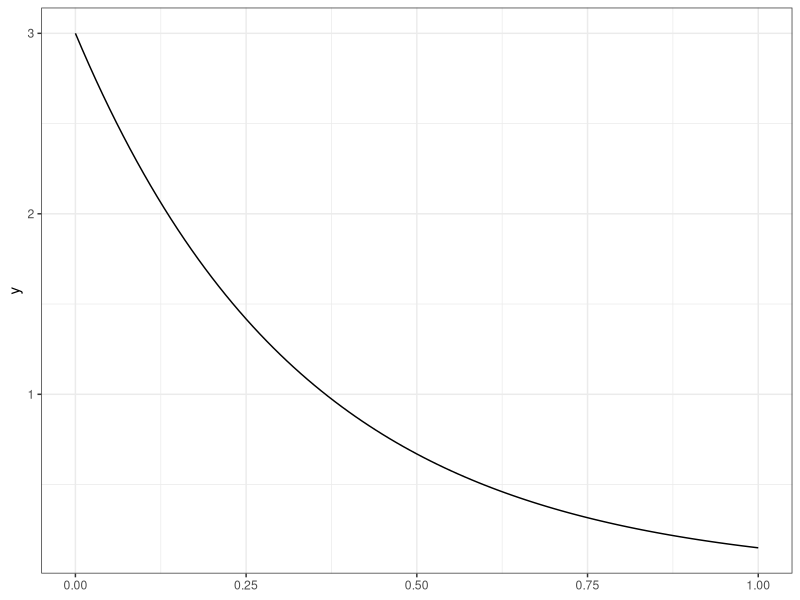
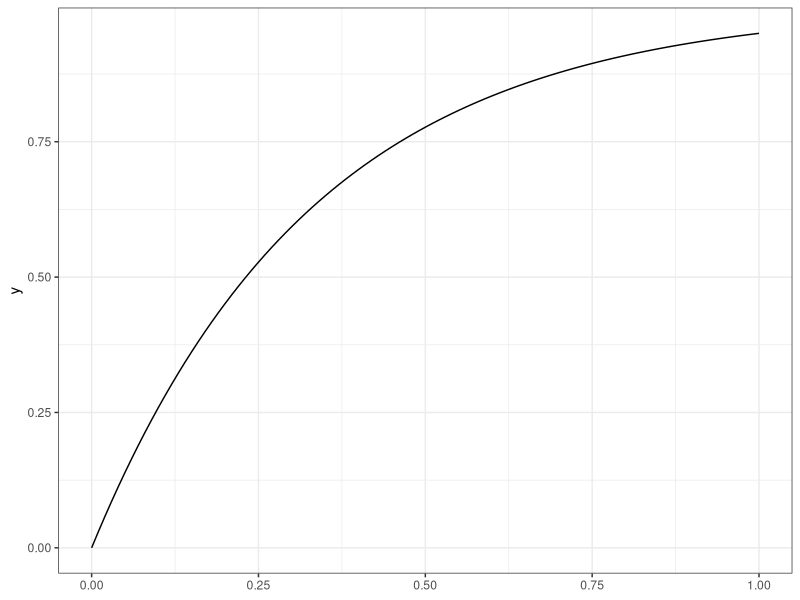
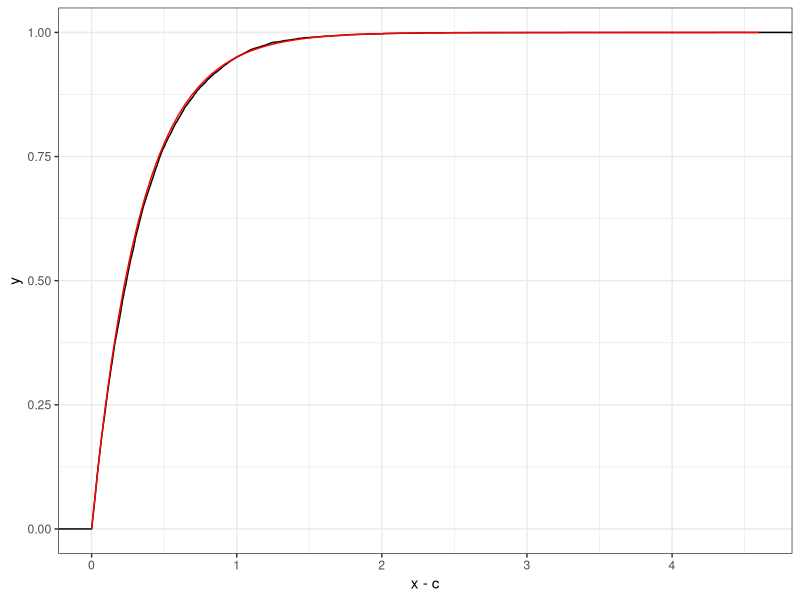
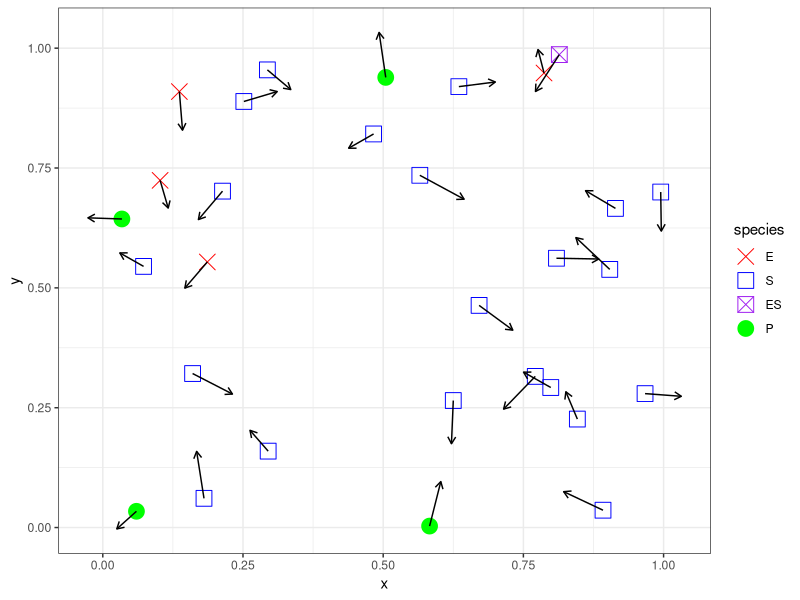
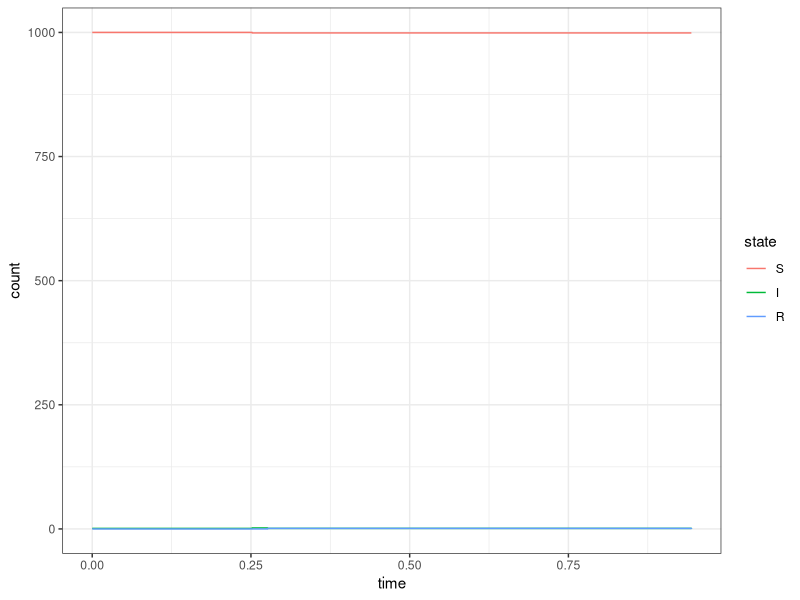
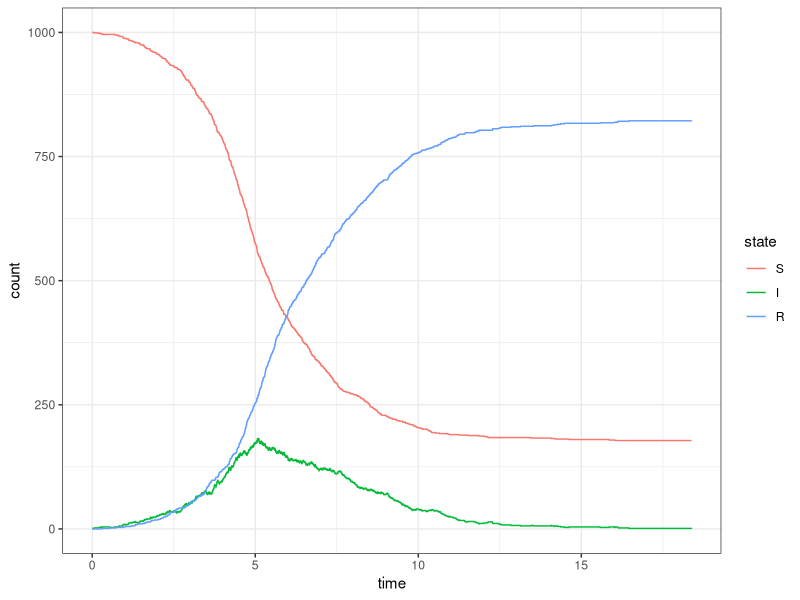

Reproduce these figures in R, in order.
## ---- chunk 1
knitr::opts_chunk$set(echo = TRUE)
## ---- chunk 2
library("tidyverse"); theme_set(theme_bw())
set.seed(20230307)
## ---- chunk 3
r <- 3 # rate

ggplot(data.frame(x = 0:(4/r))) + 
  stat_function(fun = dexp, args = list(rate = r)) 
## ---- chunk 4
ggplot(data.frame(x = 0:(4/r))) + 
  stat_function(fun = pexp, args = list(rate = r)) 
## ---- chunk 5
c <- 1

# Check probability 
1-pexp(c, rate = r) # if this probability is too small, the simulation will take a while

# Simulate exponential random variables that are greater than c
x <- rexp(1e4, rate = r)
for (i in seq_along(x)) {
  while (x[i] < c)
    x[i] <- rexp(1, rate = r)
}
## ---- chunk 6
ggplot(
  data.frame(x=x), 
  aes(x-c)         # performs the shift
) +
  stat_ecdf() +
  stat_function(fun = pexp, args = list(rate = r), color = "red") 
## ---- chunk 7
set.seed(20230309)
n <- 30

d <- data.frame(
  x = runif(n),
  y = runif(n),
  species = sample(c("E","S","ES","P"), size = n, replace = TRUE, 
                   prob = c(0.2,0.6,0.1,0.1)),
  speed = runif(n,0.05, 0.1),
  direction = runif(n, max = 2*pi)
) %>%
  mutate(
    xend = x + speed*cos(direction),
    yend = y + speed*sin(direction),
    species = factor(species, levels = c("E","S","ES","P"))
  )



ggplot(d, aes(x = x, y = y, xend = xend, yend=yend,
              color = species, shape = species)) +
  geom_point(size = 5) +
  geom_segment(arrow = arrow(length = unit(0.2, "cm")), color = "black") +
  scale_color_manual(
    values = c(
      "E" = "red",
      "S" = "blue",
      "ES" = "purple",
      "P" = "green"
    )
  ) +
  scale_shape_manual(
    values = c(
      "E" = 4,
      "S" = 0,
      "ES" = 7,
      "P" = 19
    )
  )
## ---- chunk 8
Pre <- rbind(
#   E  S ES  P
  c(1, 1, 0, 0),
  c(0, 0, 1, 0),
  c(0, 0, 1, 0)
)

rownames(Pre) <- c("I","II","III")
colnames(Pre) <- c("E","S","ES","P")
Pre

Post <- rbind(
#   E  S ES  P
  c(0, 0, 1, 0),
  c(1, 1, 0, 0),
  c(1, 0, 0, 1)
)

rownames(Post) <- c("I","II","III")
colnames(Post) <- c("E","S","ES","P")
Post
## ---- chunk 9
A <- Post - Pre # reaction
S <- t(A)       # stoichiometry

A
S
## ---- chunk 10
x0 <- c(5, 100, 1, 0)
x0 + S[,1]
x0 + S[,2]
x0 + S[,3]
## ---- chunk 11
#' Function to simulate a single SIR transition
#' 
#' This function will simulate a single SIR transition based on the current 
#' `state` of the system and the reaction `rates`
simulate_transition <- function(state, rate, initial_time) {
  propensity <- c(
    rate[1] * state[1] * state[2] / sum(state),
    rate[2] * state[2]
  )
  
  time_increment <- rexp(1, rate = sum(propensity))
  reaction       <- sample(1:2, 1, prob = propensity)
  
  # Update state according to stoichiometry
  if (reaction == 1) {
    state[1] <- state[1] - 1
    state[2] <- state[2] + 1
  } else {
    state[2] <- state[2] - 1
    state[3] <- state[3] + 1
  }
  
  return(
    list(
      time  = initial_time + time_increment,
      state = state
    ))
}
## ---- chunk 12
simulate_outbreak <- function(initial_state, rate, max_rxns = 5000) {
  # Create storage structures for state and time
  n_possible_rxns <- min(2*initial_state[1] + initial_state[2]+1, max_rxns + 1)
  state <- matrix(initial_state, nrow = 3, ncol = n_possible_rxns)
  n_rxns <- 1
  time   <- rep(0, n_possible_rxns) 
  
  # Simulate outbreak
  while(state[2,n_rxns] > 0 & n_rxns <= max_rxns ) {
    tmp <- simulate_transition(state[,n_rxns], rate, time[n_rxns])
    n_rxns         <- n_rxns + 1
    time[n_rxns]   <- tmp$time
    state[,n_rxns] <- tmp$state
  }
  
  # Clean up data frames
  n <- which(state[2,] == 0)
  
  d <- data.frame(
    S = state[1, 1:n],
    I = state[2, 1:n],
    R = state[3, 1:n],
    time = time[1:n]
  ) %>%
    pivot_longer(-time, names_to = "state", values_to = "count") %>%
    mutate(
      state = factor(state, levels = c("S","I","R"))
    )
}
## ---- chunk 13
set.seed(1)
d <- simulate_outbreak(c(1000, 1, 0), rate = c(2,1))

ggplot(d, aes(x = time, y = count, color = state)) + 
  geom_step()
## ---- chunk 14
set.seed(4)
d <- simulate_outbreak(c(1000, 1, 0), rate = c(2,1))

ggplot(d, aes(x = time, y = count, color = state)) + 
  geom_step()
## ---- chunk 15
X0 <- c(1000, 2, 0)
rate <- c(2,1)

die_out <- replicate(1e3, {
  d <- simulate_outbreak(X0, rate)
  return(max(d$time) < 5)
})

mean(die_out)
binom.test(sum(die_out), length(die_out))$conf.int
## ---- chunk 16
X0 <- c(1000, 1, 0)
rate <- c(2,1)

infected <- replicate(1e3, {
  d <- simulate_outbreak(X0, rate)
  while(max(d$time) < 5)
    d <- simulate_outbreak(X0, rate)
  return(max(d$count[d$state == "R"]))
})

t.test(infected)$conf.int
